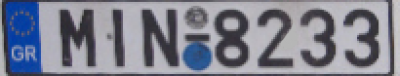
#> input picture car.png, 400 x 76 px
$ python CCL_OCR.py
#> lines starting #> are read from the running program, lines starting #| are printed output that depends on the picture; after the words box and inside, x2 and y2 are one past the last pixel; in counts of white or black regions, pixels touching at a corner belong together
#框出文字並用OCR辨識
#python CCL_OCR.py
from skimage import measure
import numpy as np
import cv2
from PIL import Image
import pyocr
import pyocr.builders
import re
import imutils

def ccl_and_display(image_path):
    # 讀取圖片並處理亮度分量
#> called with image_path = 'car.png'
    print(f"讀取影像 {image_path}")
    image = cv2.imread(image_path)
#> image is the input picture: shape (76, 400, 3); mean B, G, R 143.4, 129.5, 126.8
    V = cv2.split(cv2.cvtColor(image, cv2.COLOR_BGR2HSV))[2]
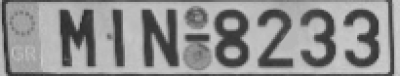
#> V: shape (76, 400); min 38, max 207, mean 143.5

    # 自適應閾值處理
    thresh = cv2.adaptiveThreshold(V, 255, cv2.ADAPTIVE_THRESH_MEAN_C,
                                   cv2.THRESH_BINARY_INV, 17, 3)
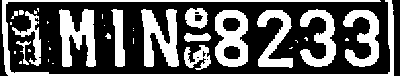
#> thresh: shape (76, 400); 37.4% white; 36 white regions (20 under 20 px), largest, box (x1, y1, x2, y2) and area: (2, 0, 394, 76) 2355, (141, 9, 179, 67) 1310, (59, 9, 96, 67) 1306

    # 顯示原始圖片和閾值處理結果
    cv2.imshow("License Plate", image)
    cv2.imshow("Thresh", thresh)

    # 連通元件分析
    labels = measure.label(thresh, connectivity=2, background=0)
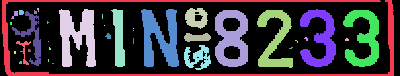
#> labels: shape (76, 400) int64; 37 distinct labels, from 0 to 36; one colour per label, 0 black
    mask = np.zeros(thresh.shape, dtype="uint8")
    print("[INFO] Found {} blobs".format(len(np.unique(labels))))
#| [INFO] Found 37 blobs

    for label in np.unique(labels):
        if label == 0:
            continue
        labelMask = np.zeros(thresh.shape, dtype="uint8")
        labelMask[labels == label] = 255
        numPixels = cv2.countNonZero(labelMask)
        if 500 < numPixels < 1500:
            mask = cv2.add(mask, labelMask)
#> this loop made 37 passes
#> numPixels on passes 2 to 13: 2355, 6, 323, 1306, 525, 1310, 1041, 23, 10, 1237, 966, 1046
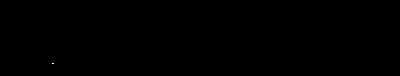
#> labelMask: shape (76, 400); 0.01% white in thin lines or dots, all inside (x1, y1, x2, y2) = (52, 63, 54, 64)
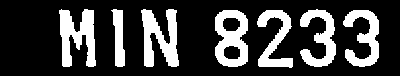
#> mask: shape (76, 400); 24.4% white; 7 white regions

    # 顯示篩選後的元件
    cv2.imshow("Large Blobs", mask)

    # 繪製框選結果
    clone = image.copy()
    cnts = cv2.findContours(mask, cv2.RETR_EXTERNAL, cv2.CHAIN_APPROX_SIMPLE)
#> cnts = 7 contours; box (x1, y1, x2, y2) and area: (215, 10, 248, 67) 1520, (141, 9, 179, 67) 1160, (59, 9, 96, 67) 1158, (343, 10, 379, 67) 922, (300, 9, 336, 67) 916, (257, 10, 293, 68) 846, (111, 9, 125, 67) 459
    cnts = imutils.grab_contours(cnts)
    for c in cnts:
        (x, y, w, h) = cv2.boundingRect(c)
        cv2.rectangle(clone, (x, y), (x + w, y + h), (0, 255, 0), 2)
#> this loop made 7 passes
#> (x, y, w, h) on passes 1 to 7: (343, 10, 36, 57), (257, 10, 36, 58), (215, 10, 33, 57), (300, 9, 36, 58), (141, 9, 38, 58), (111, 9, 14, 58), (59, 9, 37, 58)
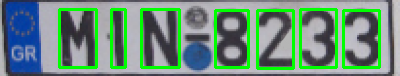
#> clone: shape (76, 400, 3); 12.42% of pixels changed, all inside (x1, y1, x2, y2) = (58, 8, 381, 70)

    cv2.imshow("Bounding Boxes", clone)
    cv2.waitKey(0)
    cv2.destroyAllWindows()

def ocr_recognition(image_path):
    # 使用 pyocr 進行 OCR 辨識
    tools = pyocr.get_available_tools()
    if len(tools) == 0:
        print("No OCR tool found")
        return None

    tool = tools[0]
    result = tool.image_to_string(
        Image.open(image_path),
        builder=pyocr.builders.TextBuilder()
    )

    # 優化 OCR 結果
    result = result.replace("!", "1").replace("|", "1")
    real_txt = re.findall(r'[A-Z]+|[\d]+', result)
    txt_Plate = "".join(real_txt)

    # 輸出結果
    print("OCR 辨識結果：", result)
    print("優化後辨識結果：", txt_Plate)

def main():
    # 讀取的圖片
    image_path = "car.png"

    # 執行連通元件分析與顯示
    ccl_and_display(image_path)

    # 執行 OCR 辨識
    ocr_recognition(image_path)
#> (the call stopped at in ocr_recognition, `tools = pyocr.get_available_tools()`: pyocr is not available in this run)

if __name__ == "__main__":
    main()
